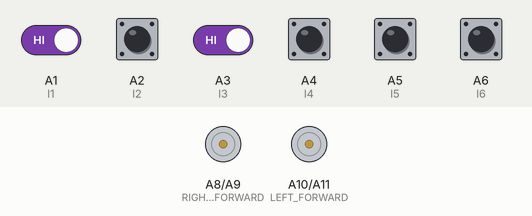
A sketch run on a simulated Arduino Mega 2560, built with avr-gcc and run on an emulated ATmega2560. On the bench: motor-driver pin pairs drawn as motors (green arrow = first pin HIGH = forward, orange = second pin HIGH = backward, longer = more drive). Inputs (shaded band) come from the test bench; at power-on: A1 (l1), A2 (l2), A3 (l3), A4 (l4), A5 (l5), A6 (l6) HIGH.

Above: at 1.2 s.
1.3 s: A1 (l1) driven LOW
At 2.5 s:
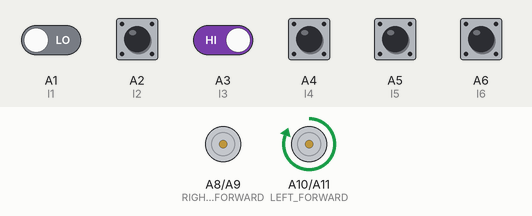
2.8 s: A3 (l3) driven LOW
At 3.7 s:
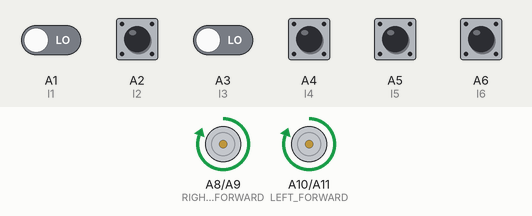
Timing chart, 0 to 5.8 s (numbered marks = the images above; inputs shaded):
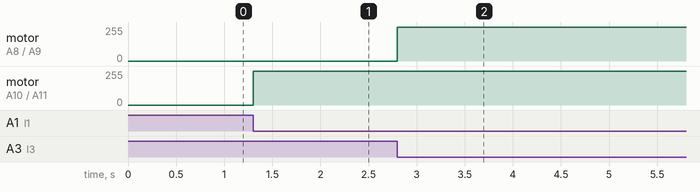

The sketch:

lfr.ino
```cpp
const int RIGHT_FORWARD = A8;
const int RIGHT_REVERSE = A9;
const int LEFT_FORWARD = A10;
const int LEFT_REVERSE = A11;
int l1=A1,
l2=A2,
l3=A3,
l4=A4,
l5=A5,
l6=A6;
void setup()
{
  Serial.begin(9600);
 pinMode(RIGHT_FORWARD, OUTPUT);
 pinMode(RIGHT_REVERSE, OUTPUT);
 pinMode(LEFT_FORWARD, OUTPUT);
 pinMode(LEFT_REVERSE, OUTPUT);

 pinMode(l1, INPUT);
 pinMode(l2, INPUT);
 pinMode(l3, INPUT);
 pinMode(l4, INPUT);
 pinMode(l5, INPUT);
 pinMode(l6, INPUT);

}
const int maxspeed = 500;
const int minspeed = 200;
void loop()
{
  int a,b,c,d,e,f;
  a=digitalRead(l1);
  b=digitalRead(l2);
  c=digitalRead(l3);
  d=digitalRead(l4);
  e=digitalRead(l5);
  f=digitalRead(l6);
  //analogWrite(RIGHT_FORWARD,700);
  if( (c==0)||(d==0) )
  {
  analogWrite(RIGHT_FORWARD,300);
  analogWrite(LEFT_FORWARD,300);
  }

  else if(a==0 || (a==0 && b==0))
  {
  analogWrite(LEFT_FORWARD,300);
  //analogWrite(RIGHT_REVERSE,150);
  }
  else if(f==0 || (e==0 && f==0))
  {
  analogWrite(RIGHT_FORWARD,300);
  //analogWrite(LEFT_REVERSE,150);
  }

  else if(a==0 && f==1) // && c==0 && d==0 && e==0 && f==1)
  {
   analogWrite(LEFT_FORWARD,300);
   analogWrite(RIGHT_REVERSE,200);
  }

  else if(a==1 && f==0)
  {
    analogWrite(RIGHT_FORWARD,300);
    analogWrite(LEFT_REVERSE,100);
  }
  else if(d==0 && e==0 && f==0)
  {

    analogWrite(RIGHT_FORWARD,300);
    analogWrite(LEFT_REVERSE,150);
  } else if(a==0 && b==0 && c==0)
  {

    analogWrite(LEFT_FORWARD,300);
    analogWrite(RIGHT_REVERSE,150);
  }
  else
  {
  analogWrite(LEFT_FORWARD,0);
  analogWrite(RIGHT_FORWARD,0);
  }
}
```

Measured:
- after the input at 1.3 s, motor on A10 (LEFT_FORWARD) / A11 (LEFT_REVERSE): stopped → forward 255/255 at once
- after the input at 2.8 s, motor on A8 (RIGHT_FORWARD) / A9 (RIGHT_REVERSE): stopped → forward 255/255 at once
